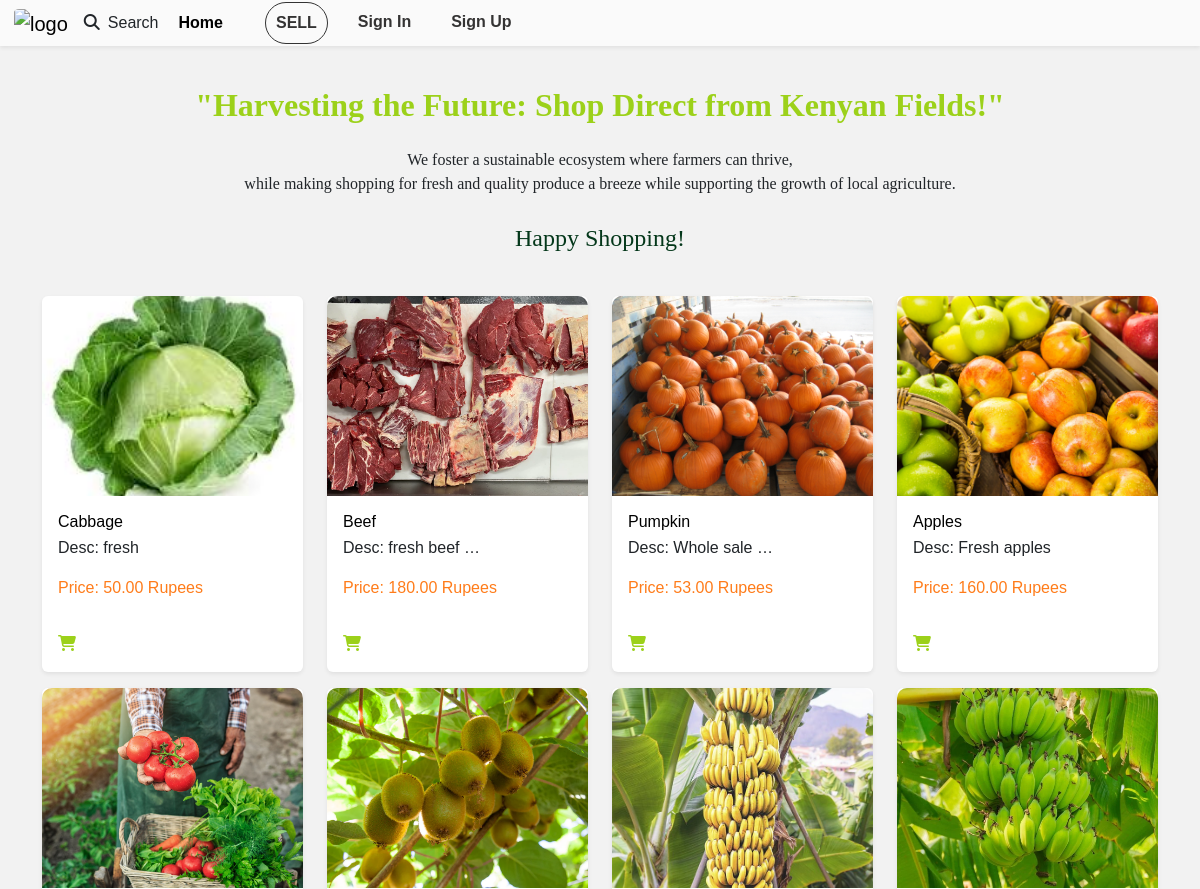
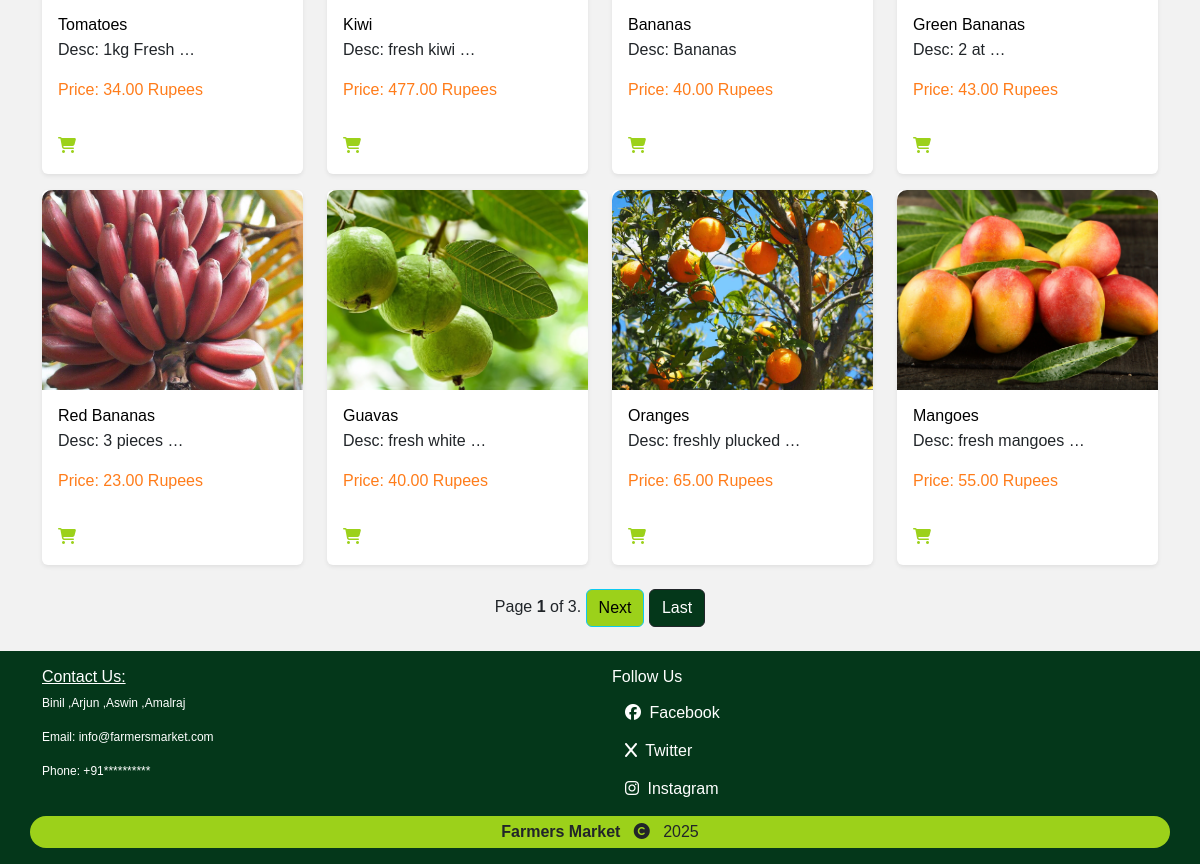
The page / on the database its author committed (2 pictures, top to bottom).
### product/models.py (models this page shows, shortened)
class Product(models.Model):
    CATEGORIES = (
        ("Vegetables", "Vegetables"),
        ("Fruits", "Fruits"),
        ("Meat, Poultry & Dairy", "Meat, Poultry & Dairy"),
        ("Farm Feeds", "Farm Feeds")
    )
    owner = models.ForeignKey(User, on_delete=models.CASCADE)
    name = models.CharField(max_length=30)
    category = models.CharField(max_length=25, default="Vegetables", choices=CATEGORIES)
    quantity = models.IntegerField(default=5)
    description = models.CharField(max_length=200)
    image = models.ImageField(upload_to="products")
    price = models.IntegerField()
    location = models.CharField(max_length=50)
    unit_price = models.DecimalField(max_digits=10, decimal_places=2, blank=True, null=True)

### product/views.py (the view)
# urls.py: path("", views.home, name="home"),
def home(request):
    products_list = Product.objects.all().order_by("id")[::-1]
    paginator = Paginator(products_list, 12)
    page_number = request.GET.get('page')
    products = paginator.get_page(page_number)
    return render(request, "product/home.html", {"products": products})

### product/templates/product/home.html (shortened to what this page needs)
{% extends 'Account/base.html' %}
{% load crispy_forms_tags %}
{% block content %}
<div class="container mt-3">
    <div class="container mt-3 mb-4 text-center">
        <h2 class="text mb-4" style="font-family: 'montserrat'; font-weight: 700; color:#9cd11a;">"Harvesting the Future: Shop Direct from Kenyan Fields!"</h2>
        <p class="text mb-4" style="font-family: 'montserrat';">We foster a sustainable ecosystem where farmers can thrive, <br>while making shopping for fresh and quality produce a breeze while supporting the growth of local agriculture.</p>
        <p style="font-family: 'Chi'; color:#04371a; font-size: 24px;">Happy Shopping!</p>
    </div>
    <div class="row">
        {% for product in products %}
        <div class="col-md-3">
            <div class="card mt-3 border-0 shadow-sm">
                <a class="text-decoration-none" href="{% url 'product:product_details' product.id %}">
                    <img class="card-img-top" src="{{ product.image.url }}" alt="{{ product.name }}" style="height: 200px; object-fit: cover; width: 100%; border-top-left-radius:10px; border-top-right-radius:10px;">
                    <div class="card-body">
                        <h2 class="card-title text-black text-capitalize fs-6 mb-1">{{ product.name }}</h2>
                        <p class="card-text text-dark" style="font-weight: 100;">Desc: {{ product.description|truncatewords:2 }}</p>
                        <p class="card-text fw-3" style="color:#ff7c1a;">Price: {{ product.unit_price }} Rupees</p>
                    </div>
                    <div class="cart m-3" style="width: 50px;">
                        </a>
                        <a href="{% url 'cart:addtocart' product.id %}" class="text-decoration-none">
                            <i class="fa-solid fa-shopping-cart" style="color: #9cd11a;"></i>
                        </a>
                    </div>
                </div>
            </div>
        {% endfor %}
<div class="d-flex justify-content-center m-4">
    <div class="pagination">
        <span class="step-links">
            <span class="current-page">
                Page <strong class="text-dark">{{ products.number }}</strong>  of {{ products.paginator.num_pages }}.
            </span>
            {% if products.has_next %}
                 <a class="btn btn-info" style="background-color: #9cd11a;" href="?page={{ products.next_page_number }}">Next</a>
                  <a class="btn btn-dark" style="background-color: #04371a;" href="?page={{ products.paginator.num_pages }}">Last</a>
            {% endif %}
        </span>
    </div>
</div>
<footer class="footer mt-3 py-3" style="background: #04371a;">
    <div class="container">
      <div class="row">
        <div class="col-md-6 text-white">
            <h5 class="text-decoration-underline text-white" style="font-size: 16px;">Contact Us:</h5>
            <p style="font-size: 12px;">Binil ,Arjun ,Aswin ,Amalraj</p>
            <p style="font-size: 12px;">Email: info@farmersmarket.com</p>
            <p style="font-size: 12px;">Phone: +91**********</p>
          </div>
        <div class="col-md-6 text-white">
          <h5 class="text-white" style="font-size: 16px;">Follow Us</h5>
          <a class="btn text-white" href="https://www.facebook.com/binil.john.716970?mibextid=ZbWKwL"><i class="fab fa-facebook">&nbsp;</i> Facebook</a><br>
          <a class="btn text-white" href="https://x.com/_binil_john_?t=XThL_zWG29ZMP9gxBFx8RQ&s=09"><i class="fab fa-x">&nbsp;</i> Twitter </a><br>
          <a class="btn text-white" href="https://www.instagram.com/ashwin_asok?igsh=MWZoZ3M5bG0yMnVlOA=="><i class="fab fa-instagram">&nbsp;</i> Instagram</a>
        </div>
      </div>
      <div class="row text-center mt-2 text-dark" style="background-color: #9cd11a; border-radius: 20px;">
        <p class="mt-1 mb-1"> <strong> Farmers Market &nbsp; <i class="fa-solid fa-copyright"></i></strong> &nbsp; {% now "Y" %} </p>
      </div>
    </div>
  </footer>
{% endblock content %}

### Account/templates/Account/base.html (shortened to what this page needs)
{% load static %}
<!DOCTYPE html>
<html lang="en">
<head>
    <link href="https://cdn.jsdelivr.net/npm/bootstrap@5.3.2/dist/css/bootstrap.min.css" rel="stylesheet">
    <link rel="stylesheet" href="https://cdnjs.cloudflare.com/ajax/libs/font-awesome/6.4.2/css/all.min.css">
</head>
<body>
    <header>
        {% include 'navbar.html' %}
    </header>
    {% block content %}
    {% endblock %}
</body>
</html>

### Account/templates/navbar.html (shortened to what this page needs)
{% load static %}
<nav class="navbar navbar-expand-lg shadow-sm" style="background-color: #fafafa;">
  <div class="container-fluid text-center">
      <a class="navbar-brand" href="{% url 'product:home' %}">
        <img src="{% static 'Account/assets/logo.png' %}" style="border-radius: 10%; width: 150px; height: 80px" alt="logo">
      </a>
      <a class="nav-link " href="/product_search/"> <i class="fa-solid fa-magnifying-glass"> &nbsp; </i>Search</a>
      <div class="collapse navbar-collapse" id="navbarNav">
          <ul class="navbar-nav ml-auto">
              <li class="nav-item">
                <a class="nav-link active border-0" aria-current="page" href="{% url 'product:home' %}">Home</a>
              </li>
          </ul>
          <div class="container color-white">
            <ul class="navbar-nav ml-auto">
                  <li class="nav-item">
                    <a class="nav-link" href="{% url 'product:create_product' %}"><strong>SELL</strong></a>
                  </li>
                  {% if user.is_authenticated %}
                    <li class="nav-item">
                      <a class="nav-link border-0" href="{% url 'cart:cart_detail'  %}">Cart</a>
                    </li>
                    <li class="nav-item">
                      <a class="nav-link border-0" href="{% url 'dashboard:index'  %}">Dashboard</a>
                    </li>
                    <li class="nav-item">
                      <a class="nav-link border-0" href="{% url 'Account:signout' %}">Sign Out</a>
                    </li>
                  {% else %}
                    <li class="nav-item">
                        <a class="nav-link border-0" href="{% url 'Account:signin' %}">Sign In</a>
                      </li>
                          <a class="nav-link border-0" href="{% url 'Account:signup' %}">Sign Up</a>
                  {% endif %}
            </ul>
          </div>
      </div>
  </div>
</nav>

### Account/templates/Account/base.html (style rules this page uses)
body, p, h1, h2, h3, h4, h5, h6, span, div, a, li, ul, ol, button, input, select, textarea { font-family: 'Montserrat', sans-serif; }
body { background-color: #f2f2f2; background-repeat: no-repeat; background-size: cover; }

### Account/templates/navbar.html (style rules this page uses)
.navbar { background-color: #9cd11a; padding: 02px; }
.navbar-brand img { border-radius: 50%; width: 100px; height: 100px; }
.navbar-nav .nav-link { color: #343333; font-weight: bold; margin-right: 10px; }
.navbar-nav .active { color: #555; }
.navbar-nav.ml-auto .nav-item { margin-left: 10px; }
.navbar-nav.ml-auto .nav-link { border: solid 1px #333; padding: 8px 10px; border-radius: 50px; display: flex; }

### rows shown on the page
Product: image (picture), name "Cabbage", description "fresh", unit_price "50.00"
Product: image (picture), name "Beef", description "fresh beef …", unit_price "180.00"
Product: image (picture), name "Pumpkin", description "Whole sale …", unit_price "53.00"
Product: image (picture), name "Apples", description "Fresh apples", unit_price "160.00"
Product: image (picture), name "Tomatoes", description "1kg Fresh …", unit_price "34.00"
Product: image (picture), name "Kiwi", description "fresh kiwi …", unit_price "477.00"
Product: image (picture), name "Bananas", description "Bananas", unit_price "40.00"
Product: image (picture), name "Green Bananas", description "2 at …", unit_price "43.00"
Product: image (picture), name "Red Bananas", description "3 pieces …", unit_price "23.00"
Product: image (picture), name "Guavas", description "fresh white …", unit_price "40.00"
Product: image (picture), name "Oranges", description "freshly plucked …", unit_price "65.00"
Product: image (picture), name "Mangoes", description "fresh mangoes …", unit_price "55.00"

### other values the page prints
{{ products.number }} "1"
{{ products.paginator.num_pages }} "3"
